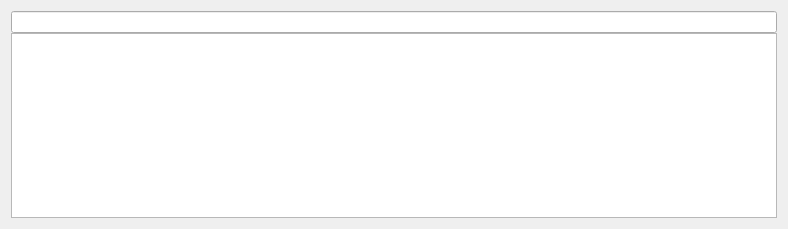
<?xml version="1.0" encoding="UTF-8"?>
<ui version="4.0">
 <class>CommandPaletteWidget</class>
 <widget class="QWidget" name="CommandPaletteWidget">
  <property name="geometry">
   <rect>
    <x>0</x>
    <y>0</y>
    <width>788</width>
    <height>229</height>
   </rect>
  </property>
  <property name="windowTitle">
   <string>CommandPaletteWidget</string>
  </property>
  <layout class="QVBoxLayout" name="verticalLayout_2">
   <property name="spacing">
    <number>0</number>
   </property>
   <item>
    <widget class="QLineEdit" name="lineEdit"/>
   </item>
   <item>
    <widget class="QListWidget" name="suggestionsListWidget">
     <property name="sizePolicy">
      <sizepolicy hsizetype="Expanding" vsizetype="Minimum">
       <horstretch>0</horstretch>
       <verstretch>0</verstretch>
      </sizepolicy>
     </property>
     <property name="sizeAdjustPolicy">
      <enum>QAbstractScrollArea::AdjustToContents</enum>
     </property>
     <property name="selectionBehavior">
      <enum>QAbstractItemView::SelectRows</enum>
     </property>
    </widget>
   </item>
  </layout>
 </widget>
 <tabstops>
  <tabstop>lineEdit</tabstop>
  <tabstop>suggestionsListWidget</tabstop>
 </tabstops>
 <resources/>
 <connections/>
</ui>
